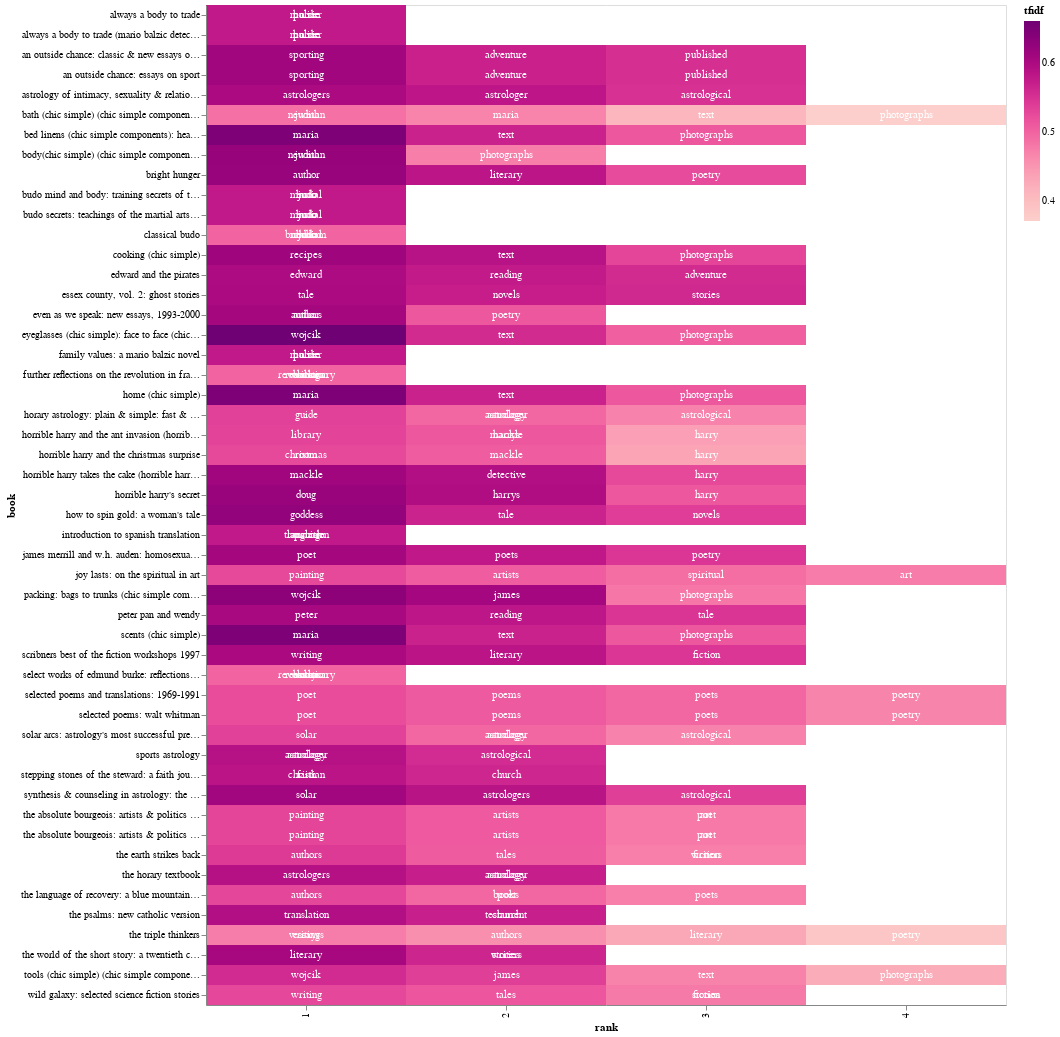

The notebook cell saved with this chart:
### Markdown cell above
- For each book, we will rank its terms based on its tf-idf score. Term with maximum score within the document will get rank 1.
- Two or more terms may have same tf-idf score, such terms will overlap in the heatmap.

### Code cell
import altair as alt
alt.renderers.enable('mimetype')
grid = alt.Chart(tfidf_vec).encode(
    x = 'rank:O',
    y = 'book:N'
).transform_window(
    rank = "dense_rank()",
    sort = [alt.SortField("tfidf", order="descending")],
    groupby = ["book"],
)
heatmap = grid.mark_rect(size=5).encode(
    alt.Color('tfidf:Q', scale=alt.Scale(scheme='redpurple'))
)
text = grid.mark_text(align='center', baseline='middle', lineBreak='').encode(
    text = 'term:N',
    color = alt.condition(alt.datum.tfidf >= 0.23, alt.value('white'), alt.value('black'))
)
(heatmap+text).properties(width = 800)

### Figure 1 — Vega-Lite specification as saved in the notebook (floating-point values rounded to 4 significant figures; data arrays with more than 128 entries replaced by an {"elided": "..."} marker saying what was removed)
{"$schema": "https://vega.github.io/schema/vega-lite/v5.17.0.json", "config": {"view": {"continuousHeight": 300, "continuousWidth": 300}}, "data": {"name": "data-6958d3001dd1ff6930aca5588fb7a79e"}, "datasets": {"data-6958d3001dd1ff6930aca5588fb7a79e": {"elided": "170 records"}}, "layer": [{"encoding": {"color": {"field": "tfidf", "scale": {"scheme": "redpurple"}, "type": "quantitative"}, "x": {"field": "rank", "type": "ordinal"}, "y": {"field": "book", "type": "nominal"}}, "mark": {"size": 5, "type": "rect"}, "transform": [{"groupby": ["book"], "sort": [{"field": "tfidf", "order": "descending"}], "window": [{"as": "rank", "field": "", "op": "dense_rank"}]}]}, {"encoding": {"color": {"condition": {"test": "(datum.tfidf >= 0.23)", "value": "white"}, "value": "black"}, "text": {"field": "term", "type": "nominal"}, "x": {"field": "rank", "type": "ordinal"}, "y": {"field": "book", "type": "nominal"}}, "mark": {"align": "center", "baseline": "middle", "lineBreak": "", "type": "text"}, "transform": [{"groupby": ["book"], "sort": [{"field": "tfidf", "order": "descending"}], "window": [{"as": "rank", "field": "", "op": "dense_rank"}]}]}], "width": 800}
